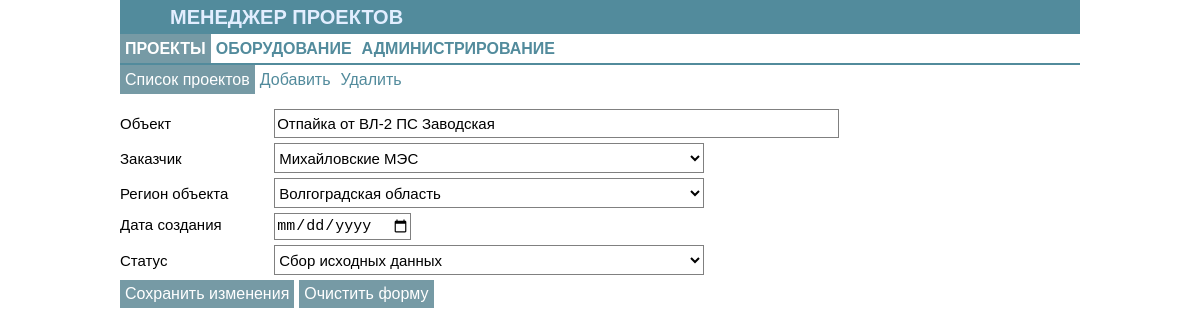
The app's page /upd_prj_form?id=1, older data.
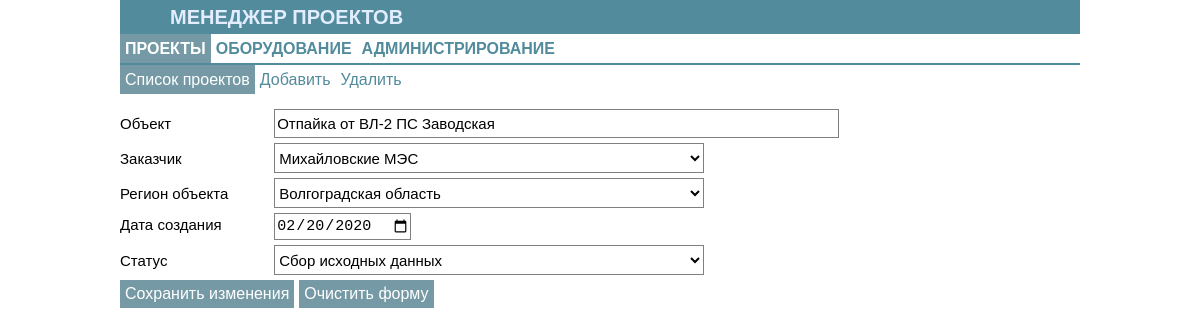
The same page, newer data.
### tables this page shows
CREATE TABLE prj (
                            id_prj integer not null primary key autoincrement,
                            id_cust integer not null,
                            object text COLLATE NOCASE,
                            id_deliv_reg integer not null,
                            date_creat date,
                            id_status integer not null,
                            foreign key (id_cust) references customer(id_cust),
                            foreign key (id_deliv_reg) references region(id_region),
                            foreign key (id_status) references prj_stat(id_pstat));

### app_equip.py (the view)
@app.route('/upd_prj_form', methods=['GET','POST'])
def upd_prj_form():
    dbs = db_sqlite.EquipDB()
    if request.args.get('id'):
        result=next(dbs.get_prj(id=request.args.get('id'), object='', stat='',
                         foreign_key=True))
    cust = dbs.get_customer()
    reg = dbs.get_region()
    stat = dbs.get_prj_stat()
    return render_template('add_prj_form.html', the_title='Изменение проекта',
                            the_part1='prj', the_part2='prj',
                            the_result=result, the_cust=cust,
                            the_reg=reg, the_stat=stat)

### db_sqlite.py (called while the page is built, shortened)
def sqlite_lower(value_):
    return value_.lower()

    def get_prj(self, id="", object="", stat="", foreign_key=True):
        with sqlite3.connect(self._database) as connection:
            connection.create_function("LOWER", 1, sqlite_lower)
            if foreign_key:
                result = connection.execute(
                        """select * from prj
                        where id_prj = ?""",
                        (id,))
        return result

    def get_customer(self, id_cust="", customer="", prof=""):
        with sqlite3.connect(self._database) as connection:
            connection.create_function("LOWER", 1, sqlite_lower)
            result = connection.execute(
                        """select * from customer
                        where id_cust LIKE ?
                        and LOWER(name_customer) LIKE ?
                        and LOWER(profile) LIKE ?
                        order by id_cust""",
                        (f'%{id_cust}%', f'%{customer.lower()}%',
                        f'%{prof.lower()}%'))
        return result

### templates/add_prj_form.html (shortened to what this page needs)
{% extends 'base_prj.html' %}
{% block body %}
    {% if the_title == 'Изменение проекта' %}
        <form method='POST' action='/upd_prj'>
    {% else %}
        <form method='POST' action='/add_prj'>
    {% endif %}
    <div class="div_form">
        <label class="label_form" for="name_prj">Объект</label>
        <input class='input_filtr' id="name_prj" name='name_prj' type='TEXT'
                value="{{the_result[2] if the_title == 'Изменение проекта' else ''}}"
                size="60" required>
    </div>
    <div class="div_form">
        <label class="label_form" for="id_cust">Заказчик</label>
        <select class="input_select"  id="id_cust" name="id_cust" placeholder="Заказчик"
                size="1" required>
            {% for i in the_cust %}
                {% if the_title == 'Изменение проекта' and the_result[1] == i[0] %}
                    <option value={{i[0]}} selected>{{i[1]}}</option>
                {% else %}
                    <option value={{i[0]}}>{{i[1]}}</option>
                {% endif %}
            {% endfor %}
        </select>
    </div>
    <div class="div_form">
        <label class="label_form" for="id_reg">Регион объекта</label>
        <select class='input_select' id="id_reg" name='id_reg' placeholder="Регион объекта" size="1" required>
                {% for i in the_reg %}
                    {% if the_title == 'Изменение проекта' and the_result[3] == i[0] %}
                        <option value={{i[0]}} selected>{{i[1]}}</option>
                    {% else %}
                        <option value={{i[0]}}>{{i[1]}}</option>
                    {% endif %}
                {% endfor %}
            </select>
    </div>
    <div class="div_form">
        <label class="label_form" for="date">Дата создания</label>
        <input class="input_filtr" id="date" name="date" type="date"
                value="{{the_result[4] if the_title == 'Изменение проекта' else ''}}"
                placeholder="Дата создания" size="10" required>
    </div>
    <div class="div_form">
        <label class="label_form" for="id_stat">Статус</label>
        <select class="input_select" id="id_stat" name="id_stat" placeholder="Статус" size="1">
                {% for i in the_stat %}
                    {% if the_title == 'Изменение проекта' and the_result[5] == i[0] %}
                        <option value={{i[0]}} selected>{{i[1]}}</option>
                    {% else %}
                        <option value={{i[0]}}>{{i[1]}}</option>
                    {% endif %}
                {% endfor %}
            </select>
    </div>
    <div class="div_float">
            <input class='form_button'
                    value="{{'Сохранить изменения' if the_title == 'Изменение проекта'
                           else 'Добавить'}}"
                    type='SUBMIT'>
    </div>
    <div class="div_float">
        <input class='form_button' value='Очистить форму' type='Reset'>
    </div>
</form>
{% endblock %}

Row changes from the older to the newer data that the page shows:
changed prj "Отпайка от ВЛ-2 ПС Заводская": date (not shown) → "02/20/2020"
